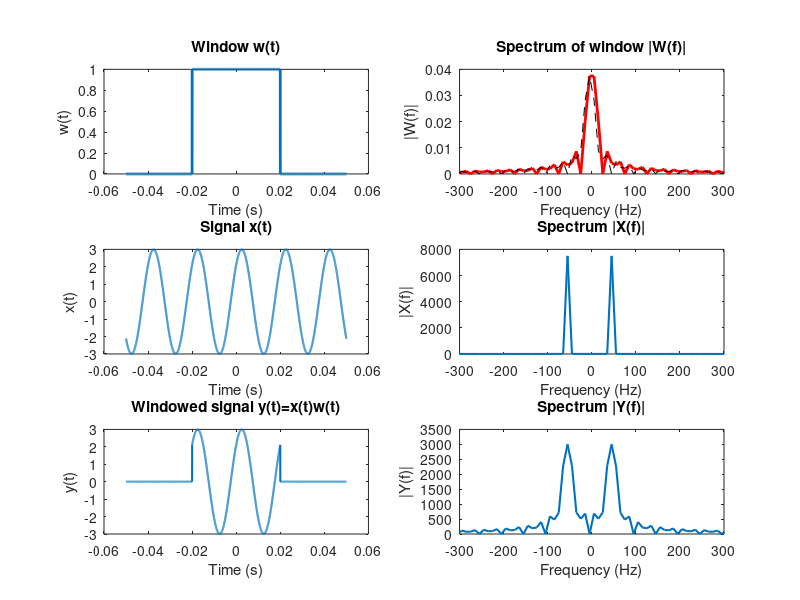

Source code (MATLAB): (Note: this script raises an error after producing the figure.)
%% Excercise 1
clear; close all; clc;

%% PARAMETERS
Delta = 0.02;              % Window half-width
fs = 50000;                % Sampling frequency (high for accurate FT)
T = 1/fs;
t = -0.05:T:0.05;          % Time axis
N = length(t);

%% SIGNAL DEFINITIONS
% Window w(t)
w = double(abs(t) <= Delta);

% x(t) = 3 sin(100π t + π/4)
x = 3 * sin(100*pi*t + pi/4);

% y(t) = x(t) w(t)
y = x .* w;

%% FOURIER TRANSFORMS (numerical using FFT)
f = (-N/2:N/2-1)*(fs/N);      % frequency axis

W = fftshift(abs(fft(w)));
X = fftshift(abs(fft(x)));
Y = fftshift(abs(fft(y)));

%% ANALYTICAL W(f) FOR RECTANGLE (for reference)
% W(f) = 2Δ sinc( 2Δ f )
W_analytic = 2*Delta * abs(sinc(2*Delta*f));

%% PLOTTING
figure('Name','All Plots','Position',[100 100 1200 900]);

% ----- 1. w(t) -----
subplot(3,2,1);
plot(t, w, 'LineWidth', 2);
xlabel('Time (s)'); ylabel('w(t)');
title('Window w(t)');

% ----- 2. |W(f)| -----
subplot(3,2,2);
plot(f, W_analytic, 'r', 'LineWidth', 2); hold on;
plot(f, W/max(W)*max(W_analytic), 'k--');  % scaled numerical FT
xlim([-300 300]);
xlabel('Frequency (Hz)'); ylabel('|W(f)|');
title('Spectrum of window |W(f)|');

% ----- 3. x(t) -----
subplot(3,2,3);
plot(t, x, 'LineWidth', 1.5);
xlabel('Time (s)'); ylabel('x(t)');
title('Signal x(t)');

% ----- 4. |X(f)| -----
subplot(3,2,4);
plot(f, X, 'LineWidth', 1.5);
xlim([-300 300]);
xlabel('Frequency (Hz)'); ylabel('|X(f)|');
title('Spectrum |X(f)|');

% ----- 5. y(t) = x(t) w(t) -----
subplot(3,2,5);
plot(t, y, 'LineWidth', 1.5);
xlabel('Time (s)'); ylabel('y(t)');
title('Windowed signal y(t)=x(t)w(t)');

% ----- 6. |Y(f)| -----
subplot(3,2,6);
plot(f, Y, 'LineWidth', 1.5);
xlim([-300 300]);
xlabel('Frequency (Hz)'); ylabel('|Y(f)|');
title('Spectrum |Y(f)|');

sgtitle('Tutorial: Analog Signals & Spectral Representation (All in One Figure)');




